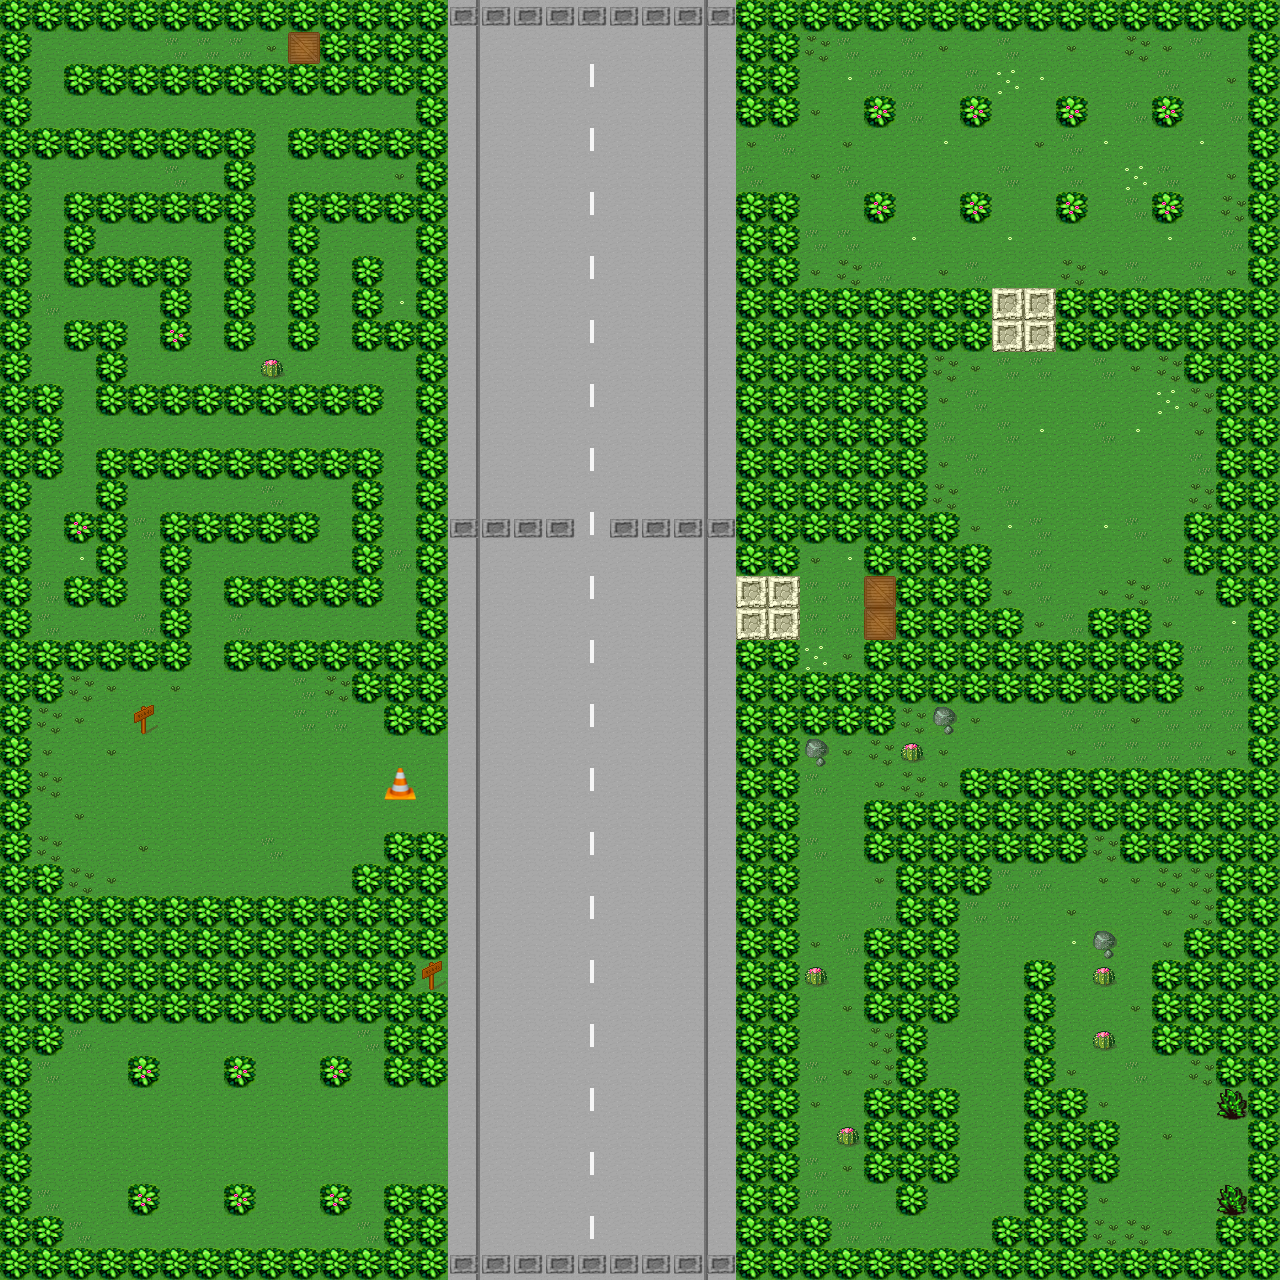

This is a level from a 2D game, rendered from its Tiled map with the project's own tilesets. A one-line summary and the map file follow, with tile-layer data summarised:
An orthogonal 40x40 tile map with 32x32 px tiles, 1 tile layer (Ground).

<map version="1.0" orientation="orthogonal" width="40" height="40" tilewidth="32" tileheight="32">
 <tileset firstgid="1" name="tmx/desert.tsx" tilewidth="32" tileheight="32" spacing="3" margin="2">
  <image source="gfx/desert_tiled.png" width="561" height="561" />
  <tile id="0">
   <properties>
    <property name="tree" value="true" />
    <property name="wall" value="true" />
   </properties>
  </tile>
  <tile id="1">
   <properties>
    <property name="tree" value="true" />
    <property name="wall" value="true" />
   </properties>
  </tile>
  <tile id="32">
   <properties>
    <property name="bounce" value="true" />
    <property name="stone" value="true" />
   </properties>
  </tile>
  <tile id="33">
   <properties>
    <property name="bounce" value="true" />
    <property name="cactus" value="true" />
   </properties>
  </tile>
  <tile id="49">
   <properties>
    <property name="crate" value="true" />
    <property name="wall" value="true" />
   </properties>
  </tile>
  <tile id="52">
   <properties>
    <property name="brickwall1" value="true" />
    <property name="wall" value="true" />
   </properties>
  </tile>
  <tile id="53">
   <properties>
    <property name="brickwall2" value="true" />
    <property name="wall" value="true" />
   </properties>
  </tile>
  <tile id="54">
   <properties>
    <property name="brickwall3" value="true" />
    <property name="wall" value="true" />
   </properties>
  </tile>
  <tile id="55">
   <properties>
    <property name="brickwall4" value="true" />
   </properties>
  </tile>
  <tile id="73">
   <properties>
    <property name="concrete" value="true" />
    <property name="wall" value="true" />
   </properties>
  </tile>
  <tile id="74">
   <properties>
    <property name="concrete" value="true" />
    <property name="wall" value="true" />
   </properties>
  </tile>
  <tile id="82">
   <properties>
    <property name="sign" value="true" />
   </properties>
  </tile>
  <tile id="83">
   <properties>
    <property name="bounce" value="true" />
    <property name="cone1" value="true" />
   </properties>
  </tile>
  <tile id="89">
   <properties>
    <property name="concrete" value="true" />
    <property name="wall" value="true" />
   </properties>
  </tile>
  <tile id="101">
   <properties>
    <property name="goalcage" value="true" />
    <property name="wall" value="true" />
   </properties>
  </tile>
  <tile id="117">
   <properties>
    <property name="goal" value="true" />
   </properties>
  </tile>
  <tile id="133">
   <properties>
    <property name="goalcage" value="true" />
    <property name="wall" value="true" />
   </properties>
  </tile>
  <tile id="147">
   <properties>
    <property name="bounce" value="true" />
    <property name="cone2" value="true" />
   </properties>
  </tile>
  <tile id="159">
   <properties>
    <property name="goalcage" value="true" />
    <property name="wall" value="true" />
   </properties>
  </tile>
  <tile id="175">
   <properties>
    <property name="goalcage" value="true" />
    <property name="wall" value="true" />
   </properties>
  </tile>
  <tile id="191">
   <properties>
    <property name="goalcage" value="true" />
    <property name="wall" value="true" />
   </properties>
  </tile>
 </tileset>
 <layer name="Ground" width="40" height="40">
  <data>[1600 cells, 1600 non-empty, 24 distinct tile ids]</data>
 </layer>
</map>